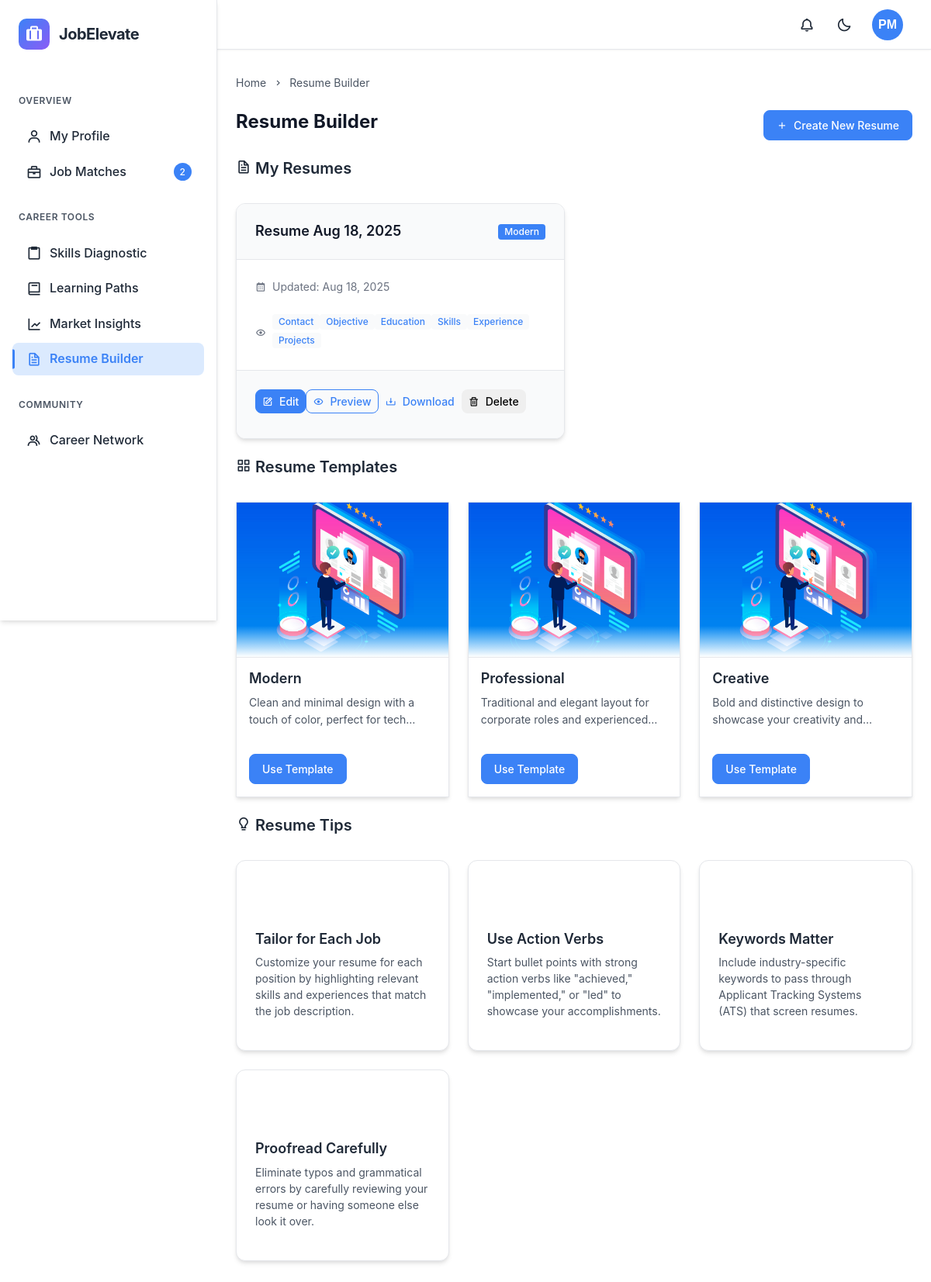
The app's page /resume_builder/ (signed in), older data.
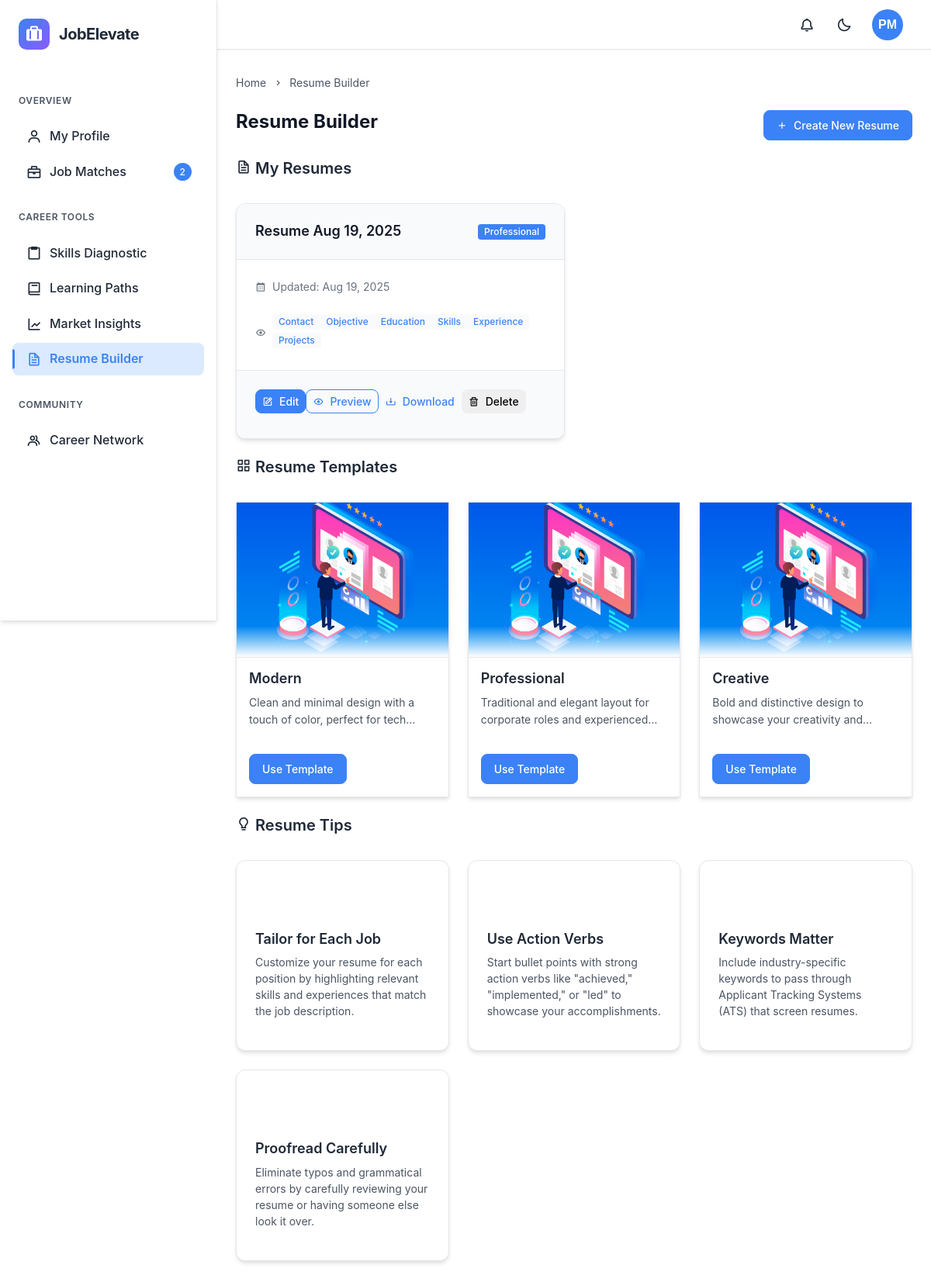
The same page, newer data.
### resume_builder/models.py (models this page shows, shortened)
class Resume(models.Model):
    STATUS_CHOICES = [
        ('draft', 'Draft'),
        ('published', 'Published'),
    ]
    user = models.ForeignKey(User, on_delete=models.CASCADE, related_name='resumes')
    template = models.ForeignKey(ResumeTemplate, on_delete=models.CASCADE, related_name='used_in_resumes')
    title = models.CharField(max_length=255)
    status = models.CharField(max_length=20, choices=STATUS_CHOICES, default='draft')
    primary_color = ColorField(default='#1565C0')
    secondary_color = ColorField(default='#03A9F4')
    font_family = models.CharField(max_length=100, default='Roboto, sans-serif')
    show_contact = models.BooleanField(default=True)
    show_links = models.BooleanField(default=True)
    show_objective = models.BooleanField(default=True)
    show_education = models.BooleanField(default=True)
    show_skills = models.BooleanField(default=True)
    show_experience = models.BooleanField(default=True)
    show_projects = models.BooleanField(default=True)
    show_certifications = models.BooleanField(default=True)
    show_achievements = models.BooleanField(default=True)
    show_extracurricular = models.BooleanField(default=True)
    pdf_file = models.FileField(upload_to='resume_pdfs/', blank=True, null=True)
    created_at = models.DateTimeField(auto_now_add=True)
    updated_at = models.DateTimeField(auto_now=True)
    last_downloaded = models.DateTimeField(blank=True, null=True)
    download_count = models.IntegerField(default=0)
    class Meta:
        ordering = ['-updated_at']

class ResumeTemplate(models.Model):
    name = models.CharField(max_length=100)
    description = models.TextField()
    preview_image = models.ImageField(upload_to='resume_templates/')
    html_structure = models.TextField()
    css_structure = models.TextField()
    is_active = models.BooleanField(default=True)
    created_at = models.DateTimeField(auto_now_add=True)
    updated_at = models.DateTimeField(auto_now=True)

### resume_builder/views.py (the view)
# urls.py: path('', views.resume_dashboard, name='resume_builder'),
@login_required
def resume_dashboard(request):
    user = request.user
    full_name = user.full_name.strip() if user.full_name else ""
    name_parts = full_name.split()
    if len(name_parts) >= 2:
        initials = name_parts[0][0].upper() + name_parts[-1][0].upper()
    elif len(name_parts) == 1:
        initials = name_parts[0][0].upper()
    else:
        initials = "US"
    user_resumes = Resume.objects.filter(user=user)
    resume_templates = ResumeTemplate.objects.filter(is_active=True)
    context = {
        'user_resumes': user_resumes,
        'resume_templates': resume_templates,
        'user_initials': initials,
    }
    return render(request, 'resume_builder/dashboard.html', context)

### resume_builder/templates/resume_builder/dashboard.html (shortened to what this page needs)
{% extends 'dashboard/base.html' %}
{% load static %}
{% block content %}
<div class="breadcrumb">
    <div class="breadcrumb-item">
        <a href="{% url 'dashboard:home' %}" class="breadcrumb-link">Home</a>
        <i class='bx bx-chevron-right'></i>
    </div>
    <div class="breadcrumb-item">
        <span>Resume Builder</span>
    </div>
</div>
<div class="page-content-header">
    <h1 class="page-title">Resume Builder</h1>
    <div class="page-actions">
        <button class="btn btn-primary" onclick="showCreateResumeModal()">
            <i class='bx bx-plus'></i>
            Create New Resume
        </button>
    </div>
</div>
    <section class="content-section">
        <div class="section-header">
            <h2 class="section-title"><i class='bx bx-file'></i> My Resumes</h2>
        </div>
        {% if user_resumes %}
        <div class="resume-grid">
            {% for resume in user_resumes %}
            <div class="card card-elevated resume-card" data-id="{{ resume.id }}">
                <div class="card-header">
                    <div class="d-flex justify-between align-center">
                        <h4 class="card-title mb-0">{{ resume.title }}</h4>
                        <span class="badge bg-primary">{{ resume.template.name }}</span>
                    </div>
                </div>
                <div class="card-body">
                    <div class="resume-stats">
                        <div class="resume-stat d-flex align-center mb-2">
                            <i class='bx bx-calendar text-muted mr-2'></i>
                            <span class="text-muted">Updated: {{ resume.updated_at|date:"M d, Y" }}</span>
                        </div>
                        <div class="resume-stat">
                            <i class='bx bx-show text-muted mr-2'></i>
                            <div class="d-flex flex-wrap">
                                {% if resume.show_contact %}<span class="badge bg-light text-primary mr-1 mb-1">Contact</span>{% endif %}
                                {% if resume.show_objective %}<span class="badge bg-light text-primary mr-1 mb-1">Objective</span>{% endif %}
                                {% if resume.show_education %}<span class="badge bg-light text-primary mr-1 mb-1">Education</span>{% endif %}
                                {% if resume.show_skills %}<span class="badge bg-light text-primary mr-1 mb-1">Skills</span>{% endif %}
                                {% if resume.show_experience %}<span class="badge bg-light text-primary mr-1 mb-1">Experience</span>{% endif %}
                                {% if resume.show_projects %}<span class="badge bg-light text-primary mr-1 mb-1">Projects</span>{% endif %}
                            </div>
                        </div>
                    </div>
                </div>
                <div class="card-footer">
                    <div class="d-flex flex-wrap">
                        <a href="{% url 'resume_builder:edit_resume' resume.id %}" class="btn btn-sm btn-primary mr-2 mb-2">
                            <i class='bx bx-edit'></i> Edit
                        </a>
                        <a href="{% url 'resume_builder:preview_resume' resume.id %}" class="btn btn-sm btn-outline-primary mr-2 mb-2">
                            <i class='bx bx-show'></i> Preview
                        </a>
                        <a href="{% url 'resume_builder:download_resume' resume.id %}" class="btn btn-sm btn-outline-success mr-2 mb-2">
                            <i class='bx bx-download'></i> Download
                        </a>
                        <button class="btn btn-sm btn-outline-danger mb-2" data-resume-id="{{ resume.id }}">
                            <i class='bx bx-trash'></i> Delete
                        </button>
                    </div>
                </div>
            </div>
            {% endfor %}
        </div>
        {% endif %}
    </section>
    <section class="content-section">
        <div class="section-header">
            <h2 class="section-title"><i class='bx bx-grid-alt'></i> Resume Templates</h2>
        </div>
        <div class="template-grid">
            {% for template in resume_templates %}
                <div class="template-card">
                    <div class="template-preview">
                      {% if template.preview_image %}
                          <img src="{{ template.preview_image.url }}" alt="{{ template.name }} Template Preview">
                      {% else %}
                          <img src="{% static 'images/template-default.png' %}" alt="{{ template.name }} Template Preview">
                      {% endif %}
                    </div>
                    <div class="template-info">
                        <h4>{{ template.name }}</h4>
                        <p>{{ template.description }}</p>
                    </div>
                    <div class="template-actions">
                        <a href="{% url 'resume_builder:create_resume' %}?template_id={{ template.id }}" class="btn btn-primary use-template-btn">Use Template</a>
                    </div>
                </div>
            {% empty %}
                <p>No resume templates available.</p>
            {% endfor %}
        </div>
    </section>
    <section class="content-section">
        <div class="section-header">
            <h2 class="section-title"><i class='bx bx-bulb'></i> Resume Tips</h2>
        </div>
        <div class="tips-container">
            <div class="tip-card">
                <div class="tip-icon">
                    <i class='bx bx-target-lock'></i>
                </div>
                <div class="tip-content">
                    <h4>Tailor for Each Job</h4>
                    <p>Customize your resume for each position by highlighting relevant skills and experiences that match the job description.</p>
                </div>
            </div>
            <div class="tip-card">
                <div class="tip-icon">
                    <i class='bx bx-trending-up'></i>
                </div>
                <div class="tip-content">
                    <h4>Use Action Verbs</h4>
                    <p>Start bullet points with strong action verbs like "achieved," "implemented," or "led" to showcase your accomplishments.</p>
                </div>
            </div>
            <div class="tip-card">
                <div class="tip-icon">
                    <i class='bx bx-search'></i>
                </div>
                <div class="tip-content">
                    <h4>Keywords Matter</h4>
                    <p>Include industry-specific keywords to pass through Applicant Tracking Systems (ATS) that screen resumes.</p>
                </div>
            </div>
            <div class="tip-card">
                <div class="tip-icon">
                    <i class='bx bx-check-double'></i>
                </div>
                <div class="tip-content">
                    <h4>Proofread Carefully</h4>
                    <p>Eliminate typos and grammatical errors by carefully reviewing your resume or having someone else look it over.</p>
                </div>
            </div>
        </div>
    </section>
{% endblock %}

### dashboard/templates/dashboard/base.html (shortened to what this page needs)
<!DOCTYPE html>
<html lang="en">
<head>
    <link href="https://unpkg.com/boxicons@2.1.4/css/boxicons.min.css" rel="stylesheet">
</head>
<body>
    <nav class="sidebar">
        <div class="sidebar-header">
            <div class="logo">
                <div class="logo-icon">
                    <i class='bx bxs-briefcase-alt'></i>
                </div>
                <span class="logo-text">JobElevate</span>
            </div>
        </div>
        <ul class="nav-links">
            <span class="nav-section-title">Overview</span>
            <li class="nav-item">
            <a href="{% url 'dashboard:profile' %}" class="nav-link">
                    <i class="bx bx-user"></i>
                    <span class="nav-text">My Profile</span>
            </a>
            </li>
            <li class="nav-item">
            <a href="{% url 'jobs:job_listings' %}" class="nav-link">
                    <i class="bx bx-briefcase"></i>
                    <span class="nav-text">Job Matches</span>
                    {% if job_match_count > 0 %}
                        <span class="nav-badge">{{ job_match_count }}</span>
                    {% endif %}
                </a>
            </li>
            <span class="nav-section-title">Career Tools</span>
            <li class="nav-item">
                <a href="{% url 'assessments:assessment' %}" class="nav-link">
                    <i class="bx bx-clipboard"></i>
                    <span class="nav-text">Skills Diagnostic</span>
                </a>
            </li>
            <li class="nav-item">
                <a href="{% url 'learning:learning' %}" class="nav-link">
                    <i class="bx bx-book"></i>
                    <span class="nav-text">Learning Paths</span>
                </a>
            </li>
            <li class="nav-item">
                <a href="{% url 'jobs:job_analytics' %}" class="nav-link">
                    <i class="bx bx-line-chart"></i>
                    <span class="nav-text">Market Insights</span>
                </a>
            </li>
            <li class="nav-item">
                <a href="{% url 'resume_builder:resume_builder' %}" class="nav-link">
                    <i class="bx bx-file"></i>
                    <span class="nav-text">Resume Builder</span>
                </a>
            </li>
            <span class="nav-section-title">Community</span>
            <li class="nav-item">
        <a href="{% url 'community:community' %}?section=home" class="nav-link">
            <i class="bx bx-group"></i>
            <span class="nav-text">Career Network</span>
        </a>
        </li>
        </ul>
    </nav>
    <nav class="navbar">
        <div class="navbar-right">
            <div class="navbar-actions">
                <button class="action-button">
                    <i class="bx bx-bell"></i>
                </button>
                <button class="action-button theme-toggle">
                    <i class="bx bx-moon"></i>
                </button>
            </div>
            <div class="user-menu">
            <button class="user-button" id="user-menu-button">
                <div class="user-avatar">
                    {{ user_initials }}
                </div>
            </button>
            </div>
        </div>
    </nav>
    <div class="main-content">
        {% block content %}{% endblock %}
    </div>
</body>
</html>

Row changes from the older to the newer data that the page shows:
removed Resume: title "Resume Aug 18, 2025", template.name "Modern", updated_at "Aug 18, 2025", show_contact "Contact", show_objective "Objective", show_education "Education", show_skills "Skills", show_experience "Experience", show_projects "Projects"
added Resume: title "Resume Aug 19, 2025", template.name "Professional", updated_at "Aug 19, 2025", show_contact "Contact", show_objective "Objective", show_education "Education", show_skills "Skills", show_experience "Experience", show_projects "Projects"
